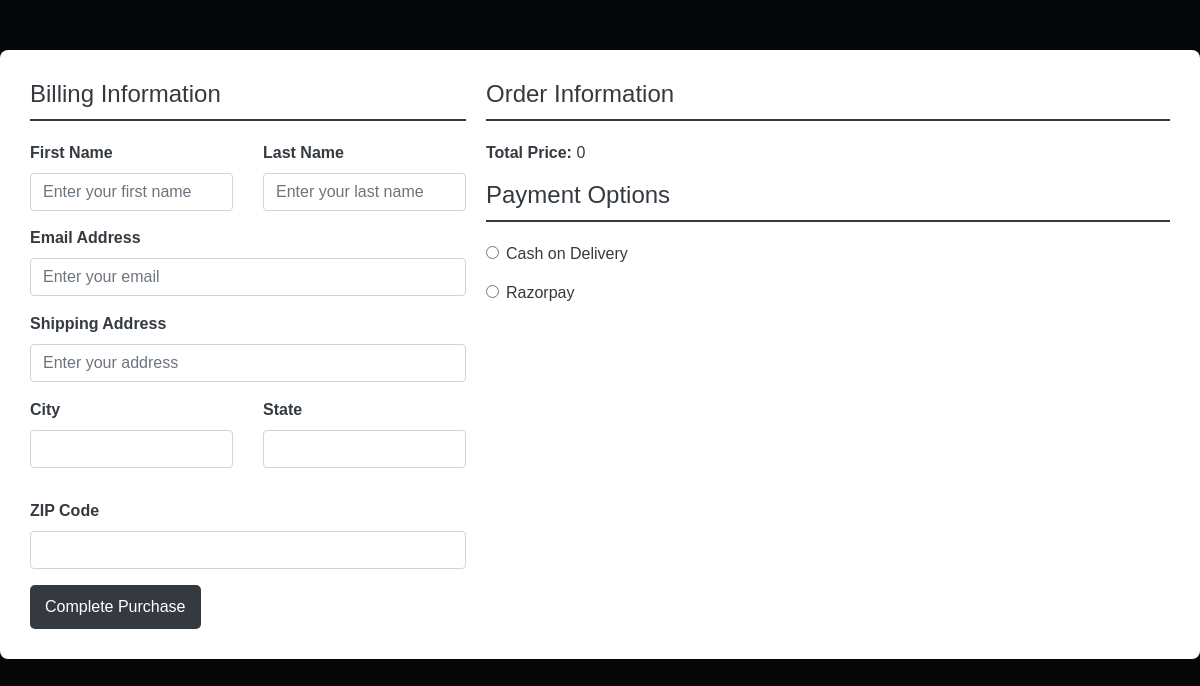
Before: /checkout/checkout/ (signed in) with the older database file.
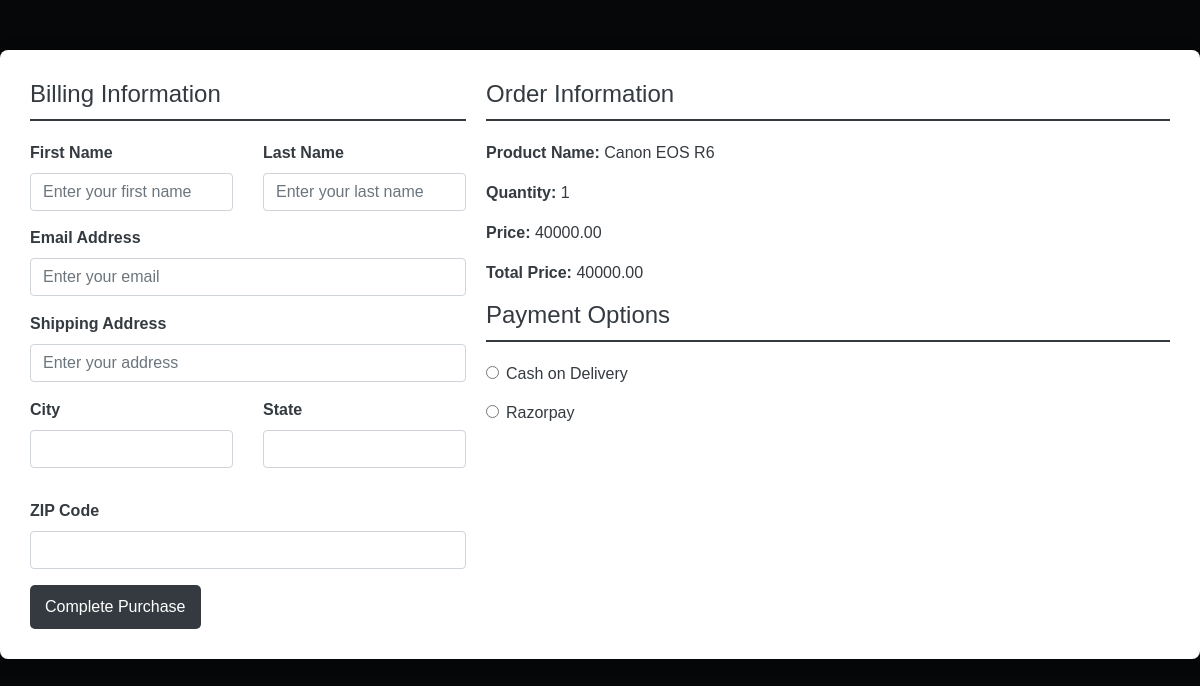
After: the same page with the newer database file.
### products/models.py (models this page shows, shortened)
class CartModel(models.Model):
    user = models.ForeignKey(User, on_delete=models.CASCADE)
    product = models.ForeignKey(ProductModel, on_delete=models.CASCADE)
    quantity = models.PositiveIntegerField(default=1)
    def total_price(self):
        return self.quantity * self.product.price

class ProductModel(models.Model):
    name = models.CharField(max_length=200)
    price = models.DecimalField(max_digits=10, decimal_places=2)
    desc = models.TextField()
    image = models.ImageField(upload_to='images/', null=True, blank=True)

### checkout/views.py (the view, shortened to what this page needs)
# urls.py: path('checkout/', views.checkout, name='checkout'),
@csrf_exempt
@login_required(login_url='/')
def checkout(request):
    cart_items = CartModel.objects.filter(user=request.user)
    total_price = sum(item.total_price() for item in cart_items)
    return render(request, 'checkout.html',{'cart_items':cart_items,'total_price':total_price})

### templates/checkout.html (shortened to what this page needs)
<!DOCTYPE html>
<html lang="en">
<head>
    <link rel="stylesheet" href="https://stackpath.bootstrapcdn.com/bootstrap/4.5.2/css/bootstrap.min.css">
</head>
<body>
    <div class="checkout-container">
        <form id="checkout-form" method="post">
            <div class="layout">
                <div class="billing-section">
                    <h3 class="section-title">Billing Information</h3>
                    <div class="form-group row">
                        <div class="col-6">
                            <label for="first-name" class="form-label">First Name</label>
                            <input type="text" id="first-name" name="first_name" class="form-control" required placeholder="Enter your first name">
                        </div>
                        <div class="col-6">
                            <label for="last-name" class="form-label">Last Name</label>
                            <input type="text" id="last-name" name="last_name" class="form-control" required placeholder="Enter your last name">
                        </div>
                    </div>
                    <div class="form-group">
                        <label for="email" class="form-label">Email Address</label>
                        <input type="email" id="email" name="email" class="form-control" required placeholder="Enter your email">
                    </div>
                    <div class="form-group">
                        <label for="address" class="form-label">Shipping Address</label>
                        <input type="text" id="address" name="address" class="form-control" required placeholder="Enter your address">
                    </div>
                    <div class="row">
                        <div class="col-6 form-group">
                            <label for="city" class="form-label">City</label>
                            <input type="text" id="city" name="city" class="form-control" required>
                        </div>
                        <div class="col-6 form-group">
                            <label for="state" class="form-label">State</label>
                            <input type="text" id="state" name="state" class="form-control" required>
                        </div>
                    </div>
                    <div class="form-group">
                        <label for="zip" class="form-label">ZIP Code</label>
                        <input type="text" id="zip" name="zip" class="form-control" required pattern="\d{5}{6}">
                    </div>
                </div>
                <div class="info-section">
                    <h3 class="section-title">Order Information</h3>
                    {% for item in cart_items %}
                    <p><strong>Product Name:</strong> {{ item.product.name }}</p>
                    <p><strong>Quantity:</strong> {{ item.quantity }}</p>
                    <p><strong>Price:</strong> {{ item.total_price }}</p>
                     {% endfor %}
                    <p><strong>Total Price:</strong> {{ total_price }}</p>
                    <h3 class="section-title">Payment Options</h3>
                    <div class="form-check payment-option">
                    <input class="form-check-input" type="radio" name="payment-method" value="cash-on-delivery" id="cash-on-delivery">
                    <label class="form-check-label" for="cash-on-delivery">Cash on Delivery</label>
                    </div>
                    <div class="form-check payment-option">
                    <input class="form-check-input" type="radio" name="payment-method" value="razorpay" id="razorpay">
                    <label class="form-check-label" for="razorpay">Razorpay</label>
                    </div>
                </div>
            </div>
            <button type="submit" class="btn btn-primary">Complete Purchase</button>
        </form>
    </div>
</body>
</html>

Changed rows visible on the page:
added CartModel: product.name "Canon EOS R6", quantity "1", total_price "40000.00"
Other visible differences:
{{ total_price }}: "0" → "40000.00"
